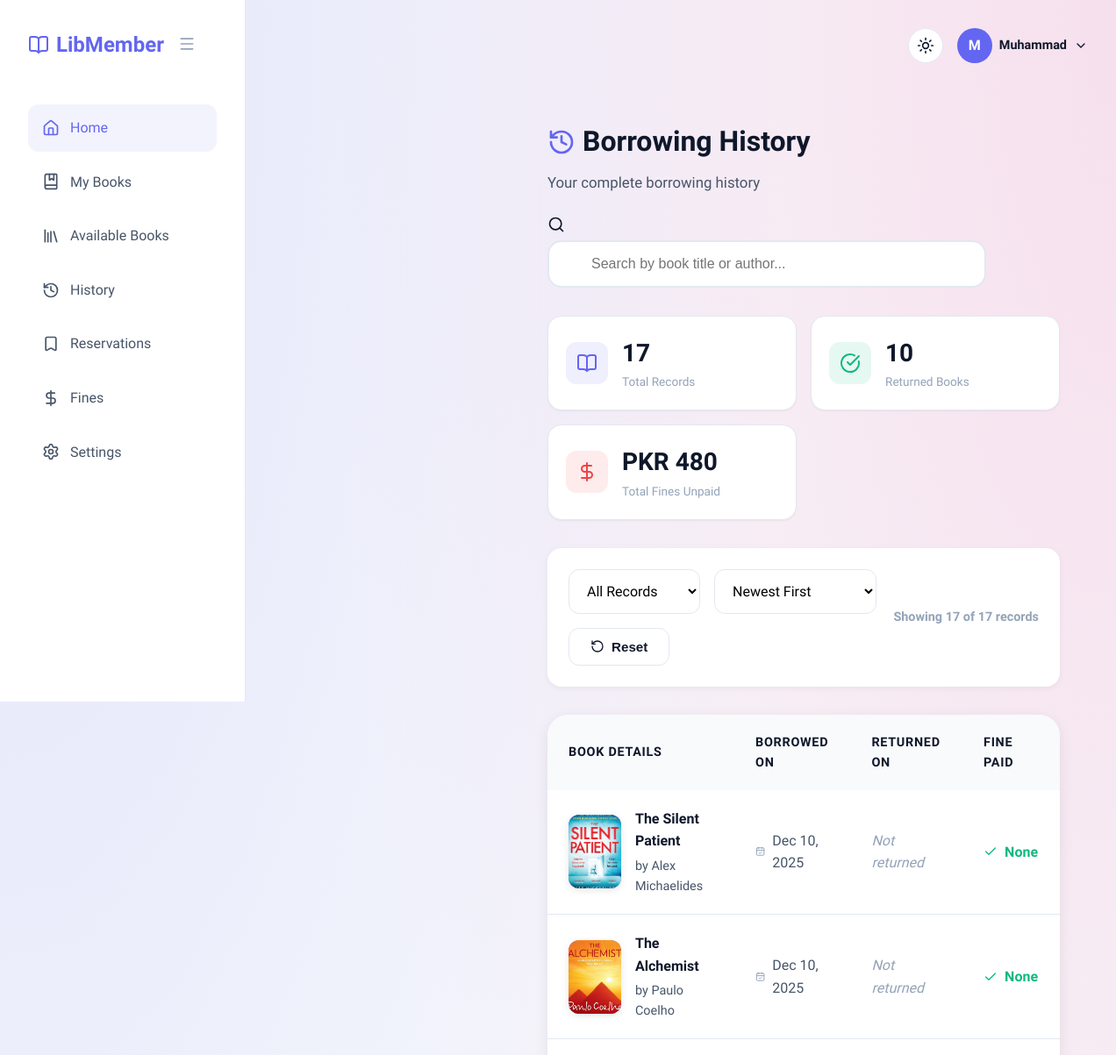
Before: /history/ (signed in, upper part) with the older database file.
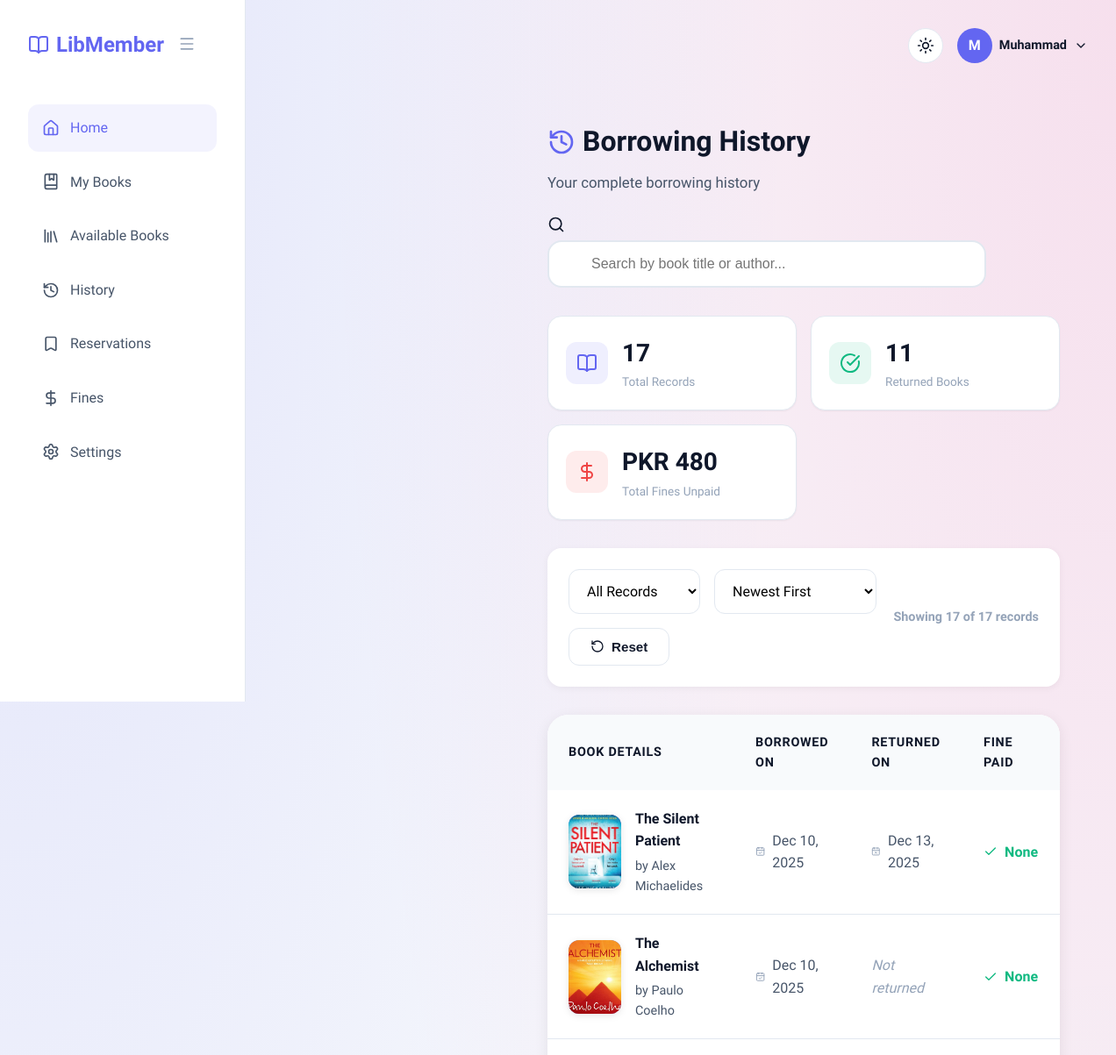
After: the same page with the newer database file.
### library_management/models.py (models this page shows, shortened)
class BorrowRecord(models.Model):
    book = models.ForeignKey(Book, on_delete=models.CASCADE)
    borrower = models.ForeignKey(Member, on_delete=models.CASCADE)
    borrow_date = models.DateField()
    return_date = models.DateField(null=True, blank=True)
    due_date = models.DateField()
    is_returned = models.BooleanField(default=False)
    is_overdue = models.BooleanField(default=False)
    fine = models.IntegerField(default=0)
    borrow_duration = models.DurationField(null=True,blank=True)

class Book(models.Model):
    STATUS_CHOICE = [
        ('available', 'Available'),
        ('unavailable', 'Unavailable')
    ]
    Genre_CHOICE = [
        ('fiction', 'Fiction'),
        ('nonfiction', 'Non-Fiction'),
        ('biography', 'Biography'),
        ('selfhelp', 'Self-Help'),
        ('children', 'Children'),
        ('youngadult', 'Young Adult'),
        ('mystery', 'Mystery'),
        ('romance', 'Romance'),
        ('thriller', 'Thriller'),
        ('history', 'History')
    ]
    Title = models.CharField(max_length=50)
    Author = models.CharField(max_length=50)
    Price = models.IntegerField()
    Published_date = models.DateField(default=date.today)
    Image = models.ImageField(upload_to='images/')
    ISBN = models.CharField(max_length=50, unique=True)
    Pages = models.IntegerField()
    Status = models.CharField(max_length=50, choices=STATUS_CHOICE, default='available')
    Genre = models.CharField(max_length=50, choices=Genre_CHOICE)
    Added_on = models.DateTimeField(auto_now_add=True)
    Updated_on = models.DateTimeField(auto_now=True)

### library_management/views.py (the view)
# urls.py: path('history/',views.member_history,name='member_history'),
def member_history(request):
    if request.session.get('is_logged_in'):
        user = User.objects.get(id=request.session['user_id'])
        history = []
        try:
            member = Member.objects.get(user=user)
            all_records = BorrowRecord.objects.filter(borrower=member).order_by('-borrow_date')
            total_fines = 0
            returned_count = 0
            for record in all_records:
                history.append(record)
                if record.fine > 0:
                    total_fines += record.fine
                if record.return_date:
                    returned_count += 1
            context = {
                'history': history,
                'total_fines': total_fines,
                'returned_count': returned_count
            }
            return render(request, 'member_history.html', context)
        except Member.DoesNotExist:
            messages.error(request, 'Member profile not found.')
            return redirect('/home/')
    else:
        return redirect('/login/')

### library_management/templates/member_history.html (shortened to what the changed rows need)
{% extends 'member_base.html' %}
{% block body %}
<div class="main-content">
    <header class="dashboard-header" style="flex-wrap: wrap; gap: 1.5rem; margin-bottom: 2rem;">
        <div style="flex: 1; min-width: 300px;">
            <h1
                style="font-size: 2rem; margin-bottom: 0.5rem; font-weight: 800; display: flex; align-items: center; gap: 0.5rem;">
                <i data-lucide="history" style="width: 32px; height: 32px; color: var(--primary);"></i>
                Borrowing History
            </h1>
        </div>
    </header>
    <div
        style="display: grid; grid-template-columns: repeat(auto-fit, minmax(200px, 1fr)); gap: 1rem; margin-bottom: 2rem;">
        <div class="stat-card hover-lift" style="padding: 1.25rem;">
            <div style="display: flex; align-items: center; gap: 1rem;">
                <div>
                    <div style="font-size: 1.75rem; font-weight: 800;" id="returnedCount">{{ returned_count|default:"0" }}</div>
                    <div style="color: var(--text-muted); font-size: 0.85rem;">Returned Books</div>
                </div>
            </div>
        </div>
    </div>
    <div
        style="background: var(--bg-surface); border-radius: var(--radius-xl); box-shadow: 0 4px 16px rgba(0,0,0,0.08); overflow: hidden;">
        <div style="overflow-x: auto;">
            <table style="width: 100%; border-collapse: collapse;">
                <thead>
                    <tr style="background: var(--bg-body); text-align: left;">
                        <th
                            style="padding: 1.25rem 1.5rem; font-weight: 700; color: var(--text-main); font-size: 0.9rem; text-transform: uppercase; letter-spacing: 0.05em;">
                            Book Details</th>
                        <th
                            style="padding: 1.25rem 1.5rem; font-weight: 700; color: var(--text-main); font-size: 0.9rem; text-transform: uppercase; letter-spacing: 0.05em;">
                            Borrowed On</th>
                        <th
                            style="padding: 1.25rem 1.5rem; font-weight: 700; color: var(--text-main); font-size: 0.9rem; text-transform: uppercase; letter-spacing: 0.05em;">
                            Returned On</th>
                        <th
                            style="padding: 1.25rem 1.5rem; font-weight: 700; color: var(--text-main); font-size: 0.9rem; text-transform: uppercase; letter-spacing: 0.05em;">
                            Fine Paid</th>
                    </tr>
                </thead>
                <tbody id="historyTableBody">
                    {% for record in history %}
                    <tr class="history-row" data-title="{{ record.book.Title|lower }}"
                        data-author="{{ record.book.Author|lower }}" data-fine="{{ record.fine }}"
                        data-borrow-date="{{ record.borrow_date|date:'Y-m-d' }}"
                        data-return-date="{{ record.return_date|date:'Y-m-d'|default:'' }}"
                        style="border-bottom: 1px solid var(--border-light); transition: all 0.2s;">
                        <td style="padding: 1.25rem 1.5rem;">
                            <div style="display: flex; align-items: center; gap: 1rem;">
                                <div
                                    style="width: 60px; height: 84px; flex-shrink: 0; border-radius: var(--radius-md); overflow: hidden; background: linear-gradient(135deg, #667eea 0%, #764ba2 100%); box-shadow: 0 2px 8px rgba(0,0,0,0.1);">
                                    {% if record.book.Image %}
                                    <img src="{{ record.book.Image.url }}" alt="{{ record.book.Title }}"
                                        style="width: 100%; height: 100%; object-fit: cover;">
                                    {% else %}
                                    <div
                                        style="width: 100%; height: 100%; display: flex; align-items: center; justify-content: center;">
                                        <i data-lucide="book"
                                            style="width: 24px; height: 24px; color: white; opacity: 0.5;"></i>
                                    </div>
                                    {% endif %}
                                </div>
                                <div>
                                    <div
                                        style="font-weight: 700; color: var(--text-main); margin-bottom: 0.25rem; font-size: 1rem;">
                                        {{ record.book.Title }}
                                    </div>
                                    <div style="font-size: 0.9rem; color: var(--text-secondary); font-weight: 500;">
                                        by {{ record.book.Author }}
                                    </div>
                                </div>
                            </div>
                        </td>
                        <td style="padding: 1.25rem 1.5rem;">
                            <div
                                style="display: flex; align-items: center; gap: 0.5rem; color: var(--text-secondary); font-weight: 500;">
                                <i data-lucide="calendar-check"
                                    style="width: 16px; height: 16px; color: var(--text-muted);"></i>
                                <span>{{ record.borrow_date|date:"M d, Y" }}</span>
                            </div>
                        </td>
                        <td style="padding: 1.25rem 1.5rem;">
                            {% if record.return_date %}
                            <div
                                style="display: flex; align-items: center; gap: 0.5rem; color: var(--text-secondary); font-weight: 500;">
                                <i data-lucide="calendar-x"
                                    style="width: 16px; height: 16px; color: var(--text-muted);"></i>
                                <span>{{ record.return_date|date:"M d, Y" }}</span>
                            </div>
                            {% else %}
                            <span style="color: var(--text-muted); font-style: italic;">Not returned</span>
                            {% endif %}
                        </td>
                        <td style="padding: 1.25rem 1.5rem;">
                            {% if record.fine > 0 %}
                            <div style="display: flex; align-items: center; gap: 0.5rem;">
                                <i data-lucide="alert-circle"
                                    style="width: 16px; height: 16px; color: var(--danger);"></i>
                                <span style="color: var(--danger); font-weight: 800; font-size: 1.05rem;">PKR {{ record.fine }}</span>
                            </div>
                            {% else %}
                            <div style="display: flex; align-items: center; gap: 0.5rem;">
                                <i data-lucide="check" style="width: 16px; height: 16px; color: var(--success);"></i>
                                <span style="color: var(--success); font-weight: 700;">None</span>
                            </div>
                            {% endif %}
                        </td>
                    </tr>
                    {% endfor %}
                </tbody>
            </table>
        </div>
    </div>
</div>
{% endblock body %}

Changed rows visible on the page:
changed BorrowRecord "The Silent Patient": return_date (not shown) → "Dec 13, 2025"; no longer shows "Not returned"
Other visible differences:
{{ returned_count|default:"0" }}: "10" → "11"
